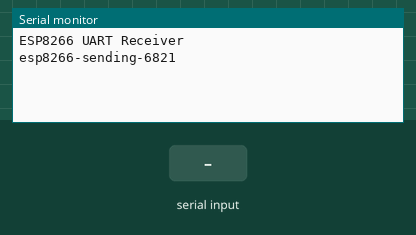
The sketch below on a simulated Arduino Uno, built with avr-gcc and run on an emulated ATmega328P. On the bench: the last lines printed to the serial monitor. The inputs (shaded band) are chosen by the test bench.

Above: at 1.2 s.
1.3 s: "1" received over Serial
At 4.0 s:
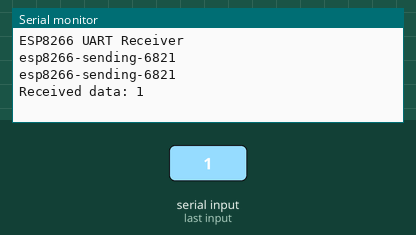
4.3 s: "0" received over Serial
5.8 s: "2" received over Serial
At 8.1 s:
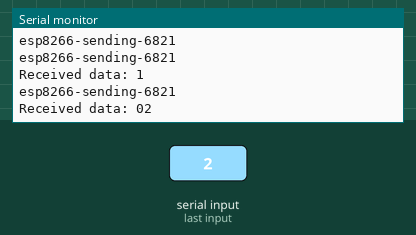
8.8 s: "1" received over Serial
At 12.6 s:
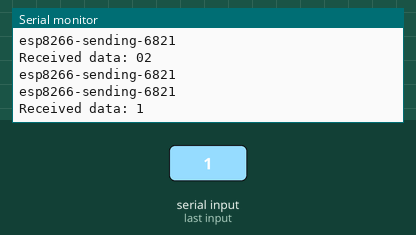

The sketch:

esp8266_UART_both.ino
```cpp
void setup() {
  Serial.begin(115200);

  // Wait here for the serial monitor to open (needed for some boards)
  while (!Serial) {
  }

  Serial.println("ESP8266 UART Receiver");
}

void loop() {
  Serial.println("esp8266-sending-6821");

  // Receiver: Check if there is incoming data from UART
  if (Serial.available() > 0) {
    // Read the incoming data
    String receivedData = Serial.readString();

    // Print received data to the serial monitor
    Serial.print("Received data: ");  //comment it
    Serial.println(receivedData);     //comment it

  }

  delay(2000);
}
```

Measured:
- after the input at 1.3 s, the serial monitor: prints a new line after 1.7 s (image 1)
- after the input at 5.8 s, the serial monitor: prints a new line after 1.0 s (image 2)
- after the input at 8.8 s, the serial monitor: prints a new line after 3.0 s (image 3)
